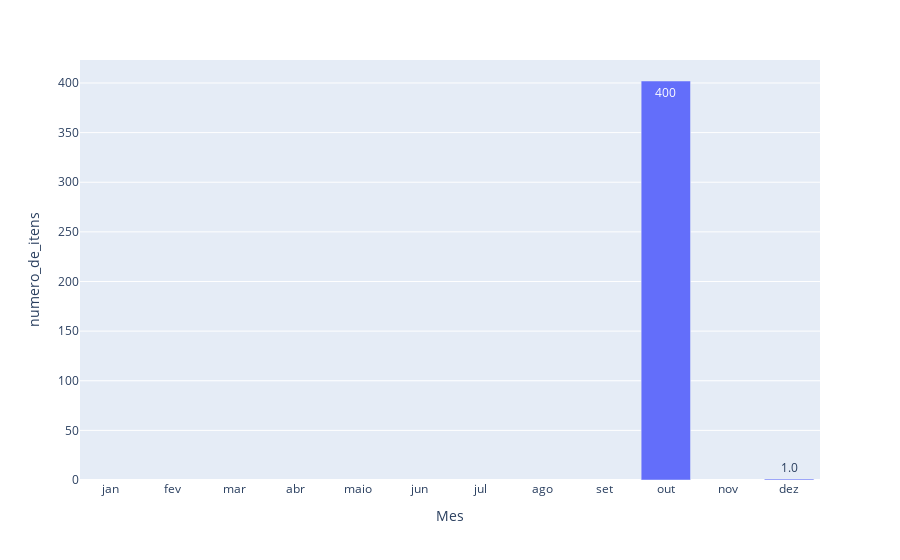
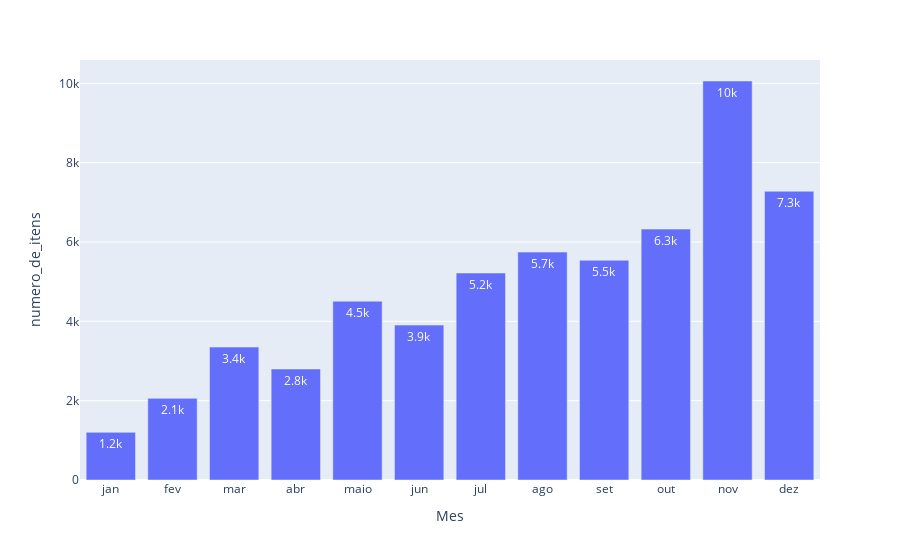

The notebook cell these images were saved under, in order:
### Code cell
barra_soma(2016,base,'numero_de_itens')
barra_soma(2017,base,'numero_de_itens')
barra_soma(2018,base,'numero_de_itens')

### Figure 1 — Plotly figure (JSON) as saved in the notebook; plotly's stock layout.template omitted (floating-point values rounded to 4 significant figures)
{"data": [{"alignmentgroup": "True", "hovertemplate": "Mes=%{x}<br>numero_de_itens=%{y}<extra></extra>", "legendgroup": "", "marker": {"color": "#636efa", "pattern": {"shape": ""}}, "name": "", "offsetgroup": "", "orientation": "v", "showlegend": false, "textposition": "auto", "texttemplate": "%{y:.2s}", "type": "bar", "x": ["jan", "fev", "mar", "abr", "maio", "jun", "jul", "ago", "set", "out", "nov", "dez"], "xaxis": "x", "y": [null, null, null, null, null, null, null, null, null, 402, null, 1], "yaxis": "y"}], "layout": {"barmode": "relative", "legend": {"tracegroupgap": 0}, "margin": {"t": 60}, "xaxis": {"anchor": "y", "domain": [0, 1], "title": {"text": "Mes"}}, "yaxis": {"anchor": "x", "domain": [0, 1], "title": {"text": "numero_de_itens"}}}}

### Figure 2 — Plotly figure (JSON) as saved in the notebook; plotly's stock layout.template omitted (floating-point values rounded to 4 significant figures)
{"data": [{"alignmentgroup": "True", "hovertemplate": "Mes=%{x}<br>numero_de_itens=%{y}<extra></extra>", "legendgroup": "", "marker": {"color": "#636efa", "pattern": {"shape": ""}}, "name": "", "offsetgroup": "", "orientation": "v", "showlegend": false, "textposition": "auto", "texttemplate": "%{y:.2s}", "type": "bar", "x": ["jan", "fev", "mar", "abr", "maio", "jun", "jul", "ago", "set", "out", "nov", "dez"], "xaxis": "x", "y": [1201, 2058, 3351, 2797, 4508, 3905, 5218, 5746, 5539, 6325, 10059, 7279], "yaxis": "y"}], "layout": {"barmode": "relative", "legend": {"tracegroupgap": 0}, "margin": {"t": 60}, "xaxis": {"anchor": "y", "domain": [0, 1], "title": {"text": "Mes"}}, "yaxis": {"anchor": "x", "domain": [0, 1], "title": {"text": "numero_de_itens"}}}}
